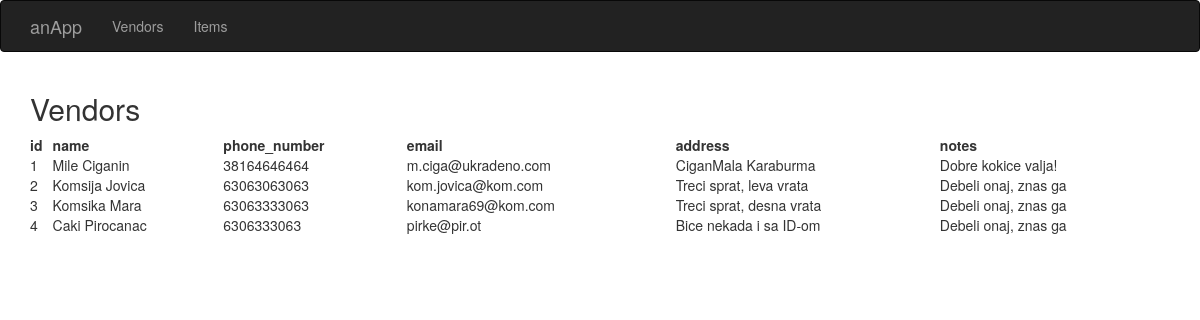
The page /vendors on the database as committed earlier.
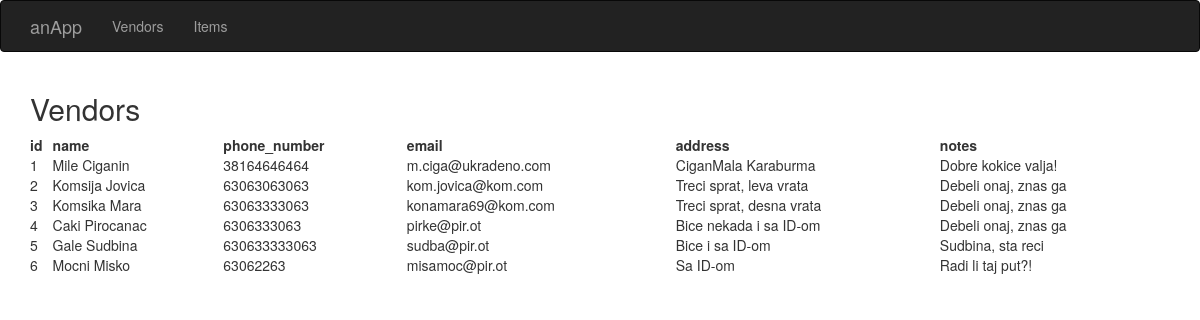
The same page on the database as committed later.
### model/vendorModel.py (models this page shows, shortened)
class VendorModel(Base):
    __tablename__ = 'vendors'
    id = Column(Integer, unique=True, primary_key=True)
    name = Column(String(20), unique=True, nullable=False)
    phone_number = Column(Integer, nullable=False, unique=True)
    email = Column(String, unique=True, nullable=False)
    address = Column(String, unique=True, nullable=False)
    notes = Column(String, nullable=True)
    def json(self):
        return {
            "id": self.id,
            "name": self.name,
            "phone_number": self.phone_number,
            "email": self.email,
            "address": self.address,
            "notes": self.notes
        }
    @classmethod
    def jsonify_list_of_vendors(cls, list_of_vendors):
        dict_of_vendors = {'vendors': []}
        for element in list_of_vendors:
            dict_of_vendors['vendors'].append(element.json())
        return dict_of_vendors
    @classmethod
    def query_vendors(cls):
        list_of_vendors = session.query(cls).all()
        return cls.jsonify_list_of_vendors(list_of_vendors)

### resources/vendorResource.py (the view)
@vendor_blueprint.route('/vendors', methods=['GET'])
def vendors():
    return render_template('vendor.html', vendors=get_vendor_by_kwargs())

### resources/vendorResource.py (called while the page is built, shortened)
@vendor_blueprint.route('/api/vendors', methods=['GET'])
def get_vendor_by_kwargs():
    if not request.args:
        return VendorModel.query_vendors()

### templates/vendor.html (shortened to what this page needs)
{% extends "base.html" %}
{% block page_content %}
<div class="index">
  <h2>Vendors</h2>
   <table style="width:100%">
   <tr>
       {% for key in vendors['vendors'][0] %}
       <th>{{ key }}</th>
       {% endfor %}
   </tr>
   {% for vendor in vendors['vendors'] %}
   <tr>
       {% for key in vendor %}
       <td>{{ vendor[key] }}</td>
       {% endfor %}
   </tr>
   {% endfor %}
</table>
</div>
{% endblock %}

### templates/base.html (shortened to what this page needs)
{% extends "bootstrap/base.html" %}
{% block navbar %}
<div class="navbar navbar-inverse" role="navigation">
    <div class="container">
        <div class="navbar-header">
            <a class="navbar-brand" href="/">anApp</a>
        </div>
        <div class="navbar-collapse collapse">
            <ul class="nav navbar-nav">
                <li><a href="/vendors">Vendors</a></li>
            </ul>
            <ul class="nav navbar-nav">
                <li><a href="/items">Items</a></li>
            </ul>
        </div>
    </div>
</div>
{% endblock %}
{% block content %}
<div class="container">
    {% block page_content %}{% endblock %}
</div>
{% endblock %}

Rows that differ between the two databases and show on the page:
added VendorModel: vendor "5" "Gale Sudbina" "630633333063" "sudba@pir.ot" "Bice i sa ID-om" "Sudbina, sta reci"
added VendorModel: vendor "6" "Mocni Misko" "63062263" "misamoc@pir.ot" "Sa ID-om" "Radi li taj put?!"
